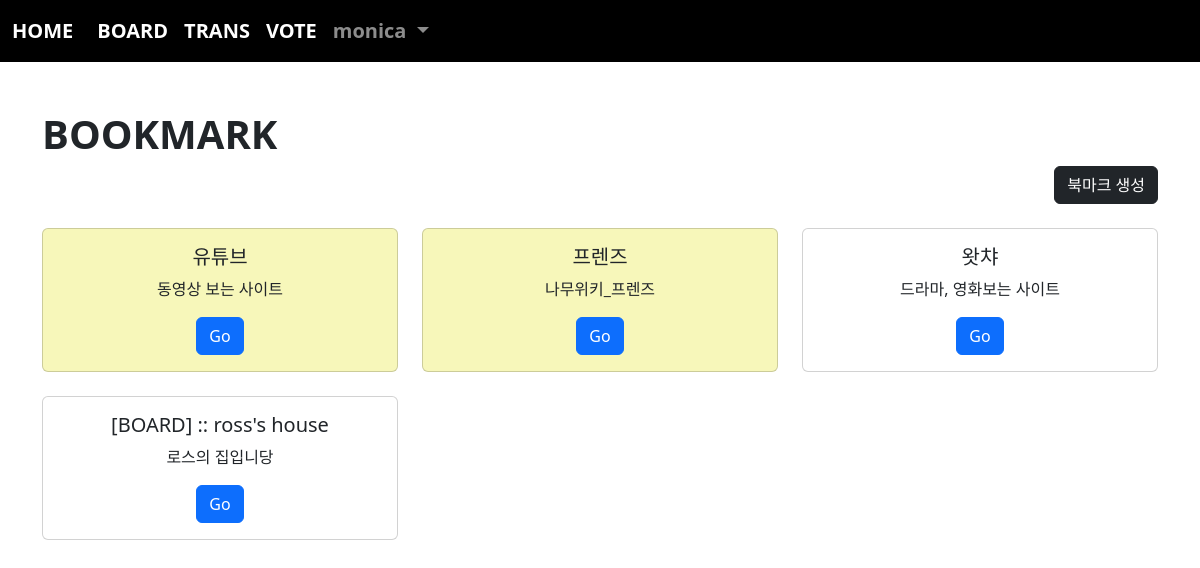
/book/index/ (signed in), run on the app's committed database.
### acc/models.py (models this page shows, shortened)
class User(AbstractUser):
    pic = models.ImageField(upload_to="user/%y/%m")
    comment = models.TextField(blank=True)
    point = models.IntegerField(default=0)

### book/models.py (models this page shows, shortened)
class Book(models.Model):
    site_name=models.CharField(max_length=100)
    site_url=models.TextField()
    site_con=models.TextField()
    maker=models.ForeignKey(User, on_delete=models.CASCADE)
    impo=models.BooleanField()

### book/views.py (the view)
# urls.py: path('index/', views.index, name="index"),
def index(request):
    b = request.user.book_set.all()
    context={
        "bset" : b
    }
    return render(request, "book/index.html", context)

### templates/book/index.html
{% extends 'base.html' %}
{% block con %}
    <h1><b>BOOKMARK</b></h1>
    <div class="text-end">
        <a href="{% url 'book:create' %}" class="btn btn-dark">북마크 생성</a>
    </div>
    <div class="row">
        {% for i in bset %}
            <div class="col-sm-4 mt-4 text-center">
                <div class="card" {% if i.impo %} style="background-color: rgb(247, 247, 186);" {% endif %}>
                    <div class="card-body">
                    <h5 class="card-title">{{i.site_name}}</h5>
                    <p class="card-text">{{i.site_con}}</p>
                    <a href="{{i.site_url}}" class="btn btn-primary">Go</a>
                    </div>
                </div>
            </div>
        {% endfor %}
    </div>
{% endblock %}

### templates/base.html (shortened to what this page needs)
<!doctype html>
<html lang="en">
    <head>
        <link href="https://cdn.jsdelivr.net/npm/bootstrap@5.2.0-beta1/dist/css/bootstrap.min.css" rel="stylesheet">
    </head>
    <body>
        {% if user.is_authenticated %}
        <nav class="navbar navbar-expand-lg navbar-dark" style="background-color: rgb(0, 0, 0); font-weight: bold; font-size: 20px;">
            <div class="container-fluid">
                <a class="navbar-brand" href="{% url 'acc:index' %}">HOME</a>
                <div class="collapse navbar-collapse" id="navbarSupportedContent">
                    <ul class="navbar-nav me-auto mb-2 mb-lg-0">
                        <li class="nav-item">
                            <a class="nav-link active" aria-current="page" href="{% url 'board:index' %}">BOARD</a>
                        </li>
                        <li class="nav-item">
                            <a class="nav-link active" aria-current="page" href="{% url 'trans:index' %}">TRANS</a>
                        </li>
                        <li class="nav-item">
                            <a class="nav-link active" aria-current="page" href="#">VOTE</a>
                        </li>
                        <li class="nav-item dropdown">
                            <a class="nav-link dropdown-toggle" href="#" id="navbarDropdown" role="button" data-bs-toggle="dropdown" aria-expanded="false">
                                {{ user }}
                            </a>
                        </li>
                    </ul>
                </div>
            </div>
        </nav>
        {% endif %}
        <div class="container mt-5 mb-5">
            {% if user.is_authenticated %}
                {% block con %}{% endblock %}
            {% endif %}
        </div>
    </body>
</html>

### data on the page
User: username "monica"
Book: site_name "유튜브", site_con "동영상 보는 사이트"
Book: site_name "프렌즈", site_con "나무위키_프렌즈"
Book: site_name "왓챠", site_con "드라마, 영화보는 사이트"
Book: site_name "[BOARD] :: ross's house", site_con "로스의 집입니당"
